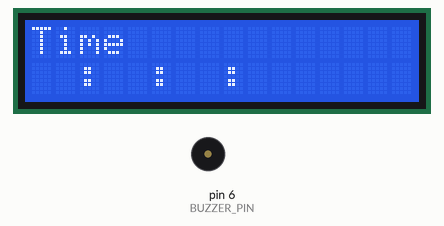
The sketch below on a simulated Arduino Uno, built with avr-gcc and run on an emulated ATmega328P. Shown: 16×2 character LCD, buzzer (waves = sounding, pin HIGH).

Above: at 0.11 s.
At 13.1 s:
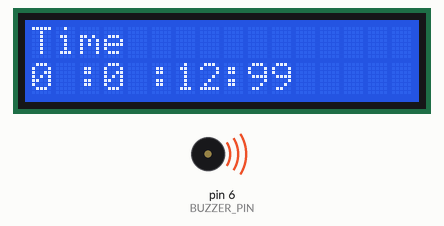
At 26.1 s:
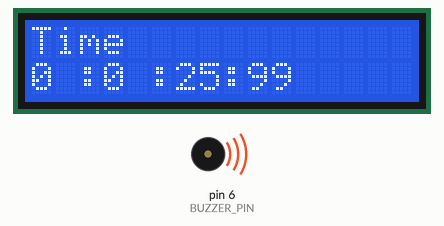
At 39.1 s:
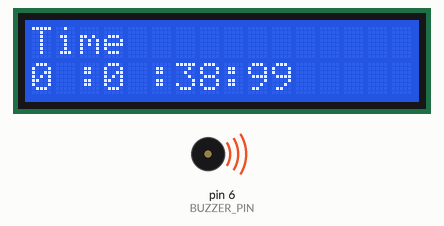
Timing chart, 0 to 40.0 s (numbered marks = the images above):
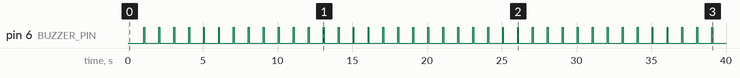

Measured:
- by itself, pin 6 (BUZZER_PIN): alternates HIGH for 0.06 s and LOW for 0.94 s

The sketch:

TimerInterruptWatch_example.ino
```cpp
#include <LiquidCrystal.h>

#define BUZZER_PIN 6
unsigned int cnt = 0;
unsigned int sec = 0;
unsigned int min = 0;
unsigned int hour = 0;

LiquidCrystal lcd(12, 11, 5, 4, 3, 2);

void timer_init();

ISR(TIMER1_COMPA_vect) {
	cnt++;
	if (cnt >= 100) {
		cnt = 0;
		sec++;
	}

	if (sec >= 60) {
		sec = 0;
		min++;
	}

	if (min >= 60) {
		min = 0;
		hour++;
	}

	if (cnt == 0) digitalWrite(BUZZER_PIN, HIGH);
	if (cnt > 5)digitalWrite(BUZZER_PIN, LOW);
}

void setup() {
	pinMode(BUZZER_PIN, OUTPUT);
	lcd.begin(16, 2);
	lcd.setCursor(0, 0);
	lcd.print("Time");
	lcd.setCursor(2, 1);
	lcd.print(":");
	lcd.setCursor(5, 1);
	lcd.print(":");
	lcd.setCursor(8, 1);
	lcd.print(":");
	timer_init();
	sei();
}

void loop() {
	delay(100);
	lcd.setCursor(0, 1);
	lcd.print("  ");
	lcd.setCursor(0, 1);
	lcd.print(hour);
	lcd.setCursor(3, 1);
	lcd.print("  ");
	lcd.setCursor(3, 1);
	lcd.print(min);
	lcd.setCursor(6, 1);
	lcd.print("  ");
	lcd.setCursor(6, 1);
	lcd.print(sec);
	lcd.setCursor(9, 1);
	lcd.print("  ");
	lcd.setCursor(9, 1);
	lcd.print(cnt);
}

void timer_init() {
	TCCR1A &= ~_BV(WGM11);
	TCCR1A &= ~_BV(WGM10);
	TCCR1B |= _BV(WGM12);
	TCCR1B &= ~_BV(WGM13);
	TCCR1B |= _BV(CS10);
	TCCR1B |= _BV(CS11);
	TCCR1B &= ~_BV(CS12);

	OCR1A = 2499;
	TCNT1 = 0x0000;

	TIMSK1 |= _BV(OCIE1A);
	TIFR1 |= _BV(OCF1A);
}
```
